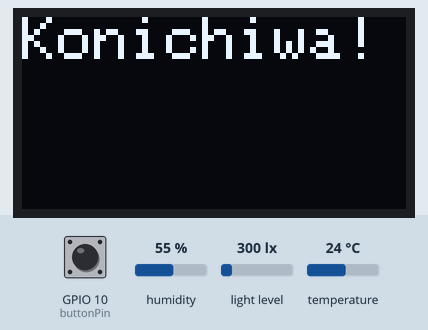
Recording of a sketch running on a simulated ESP8266 (NodeMCU). Parts: 128×64 one-colour display. The inputs (shaded band) are chosen by the test bench; at power-on: GPIO 10 (buttonPin) HIGH, humidity 55 %, light level 300 lx, temperature 24 °C. WiFi joins after 1.5 s; servers stay silent unless stated; network time is answered at once with the bench clock; the local clock reads 2024-03-15 10:24:30 at power-on unless the sketch sets it; not simulated (calls return 0 or success): arduino_secrets.h; what the sketch prints to the serial monitor is not drawn.

Above: at 0.1 s.
At 5.1 s:
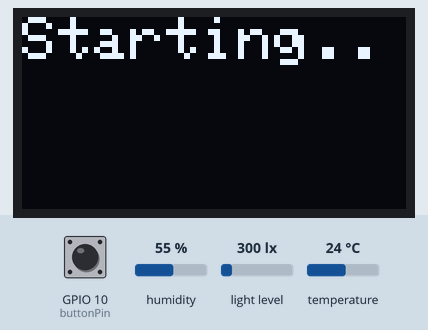

Measured:
- what the display in image 1 shows lasts 25.0 s, from 5.1 s to 30.1 s

The sketch:

elefantempo.ino
```cpp
#include <Arduino.h>
#include <ESP8266WiFi.h>
#include <BME280I2C.h>
#include <BH1750.h>
#include <NTPClient.h>
#include <WiFiUdp.h>

#include <Adafruit_GFX.h>
#include <Adafruit_SSD1306.h>

#include "arduino_secrets.h"
#include "ThingSpeak.h" // always include thingspeak header file after other header files and custom macros

#define SCREEN_WIDTH 128 // OLED display width, in pixels
#define SCREEN_HEIGHT 64 // OLED display height, in pixels
#define OLED_RESET     LED_BUILTIN // OLED reset pin # (or -1 if sharing Arduino reset pin)
Adafruit_SSD1306 display(SCREEN_WIDTH, SCREEN_HEIGHT, &Wire, OLED_RESET); // OLED setup

BME280I2C bme;
BH1750 lightMeter;

char ssid[] = SECRET_SSID;   // your network SSID (name)
char pass[] = SECRET_PASS;   // your network password
WiFiClient  client;

unsigned long myChannelNumber = SECRET_CH_ID;
const char * myWriteAPIKey = SECRET_WRITE_APIKEY;

// Initialize our values
int number1 = 0;
int number2 = 0;
int statuscode = 0;
String myStatus = "";
float tmp = 0;
float hmd = 0;
float lux = 0;
int buttonPin = 10;
int buttonState = 0;
static unsigned long lastTime = 0;

WiFiUDP ntpUDP;
NTPClient timeClient(ntpUDP, "pool.ntp.org", 0 ,60000);

void setup() {

  // Start basics
  pinMode(buttonPin, INPUT_PULLUP);
  Serial.begin(115200);
  Wire.begin();

  while(!bme.begin()) {
    Serial.println("Could not find BME280 sensor!");
    delay(1000);
  }
  while(!lightMeter.begin()) {
    Serial.println("Could not find GY-302 sensor!");
    delay(1000);
  }
  ThingSpeak.begin(client);
  display.begin(SSD1306_SWITCHCAPVCC, 0x3C);
  timeClient.begin();

  // Start display
  display.clearDisplay();
  display.setCursor(0,0);
  display.setTextSize(2);
  display.setTextColor(WHITE);
  display.println("Konichiwa!");
  display.display();

  Serial.println("Setup completed.");
  delay(5000);
  display.clearDisplay();
  display.setCursor(0,0);
  display.println("Starting..");
  display.display();

  // Start Wifi
  while(WiFi.status() != WL_CONNECTED){
    WiFi.begin(ssid, pass);  // Connect to WPA/WPA2 network. Change this line if using open or WEP network
    Serial.print(".");
    delay(5000);
  }

  // Get time
  timeClient.update();
  Serial.print("Current time is.. ");
  Serial.println(timeClient.getFormattedTime());
  Serial.println("Aligning clocks..");

  // Align clocks
  while(timeClient.getMinutes() % 5 != 0) {
    Serial.print("..");
    delay(5000);
  }
  Serial.println(timeClient.getFormattedTime());
  lastTime = (millis() - (timeClient.getSeconds() * 1000) + 2000);
  Serial.println("Done");
  timeClient.end();
  display.clearDisplay();
  display.display();
}

void loop() {

  buttonState = digitalRead(buttonPin);
  if (buttonState == LOW) {

    // Get values from sensors
    tmp = bme.temp();
    hmd = bme.hum();
    lux = lightMeter.readLightLevel();

    display.clearDisplay();
    display.setCursor(0,0);
    display.println("Now:");
    display.print(tmp);
    display.print(char(167));
    display.println("C");
    display.print(hmd);
    display.println("%H");
    display.print(lux);
    display.println("Lx");
    display.display();
    delay(5000);
    display.clearDisplay();
    display.display();
  }

  // Reconnect to Wifi if needed
  if(WiFi.status() != WL_CONNECTED){

    Serial.print("Attempting to connect to SSID: ");
    Serial.println(SECRET_SSID);
    while(WiFi.status() != WL_CONNECTED){
      WiFi.begin(ssid, pass);
      Serial.print(".");
      delay(5000);
    }
    Serial.println("\nWifi connected.");
  }

  // Wake up every 5 minutes
  if (millis() - lastTime >= 300000ul) {

    lastTime = millis();

    // Set values from sensors
    tmp = bme.temp();
    hmd = bme.hum();
    lux = lightMeter.readLightLevel();

    // Set Thingspeak fields
    ThingSpeak.setField(1, tmp);
    ThingSpeak.setField(2, hmd);
    ThingSpeak.setField(3, lux);

    // Set Thingspeak status
    ThingSpeak.setStatus(myStatus);

    // Write to ThingSpeak channel
    statuscode = ThingSpeak.writeFields(myChannelNumber, myWriteAPIKey);

    // Log result
    if(statuscode == 200){
        Serial.println("Channel update successful.");
    }
    else{
        Serial.println("Problem updating channel. HTTP error code " + String(statuscode));
        display.clearDisplay();
        display.setCursor(0,0);
        display.print("Error ");
        display.println(statuscode);
        display.display();
    }
   }

}
```
